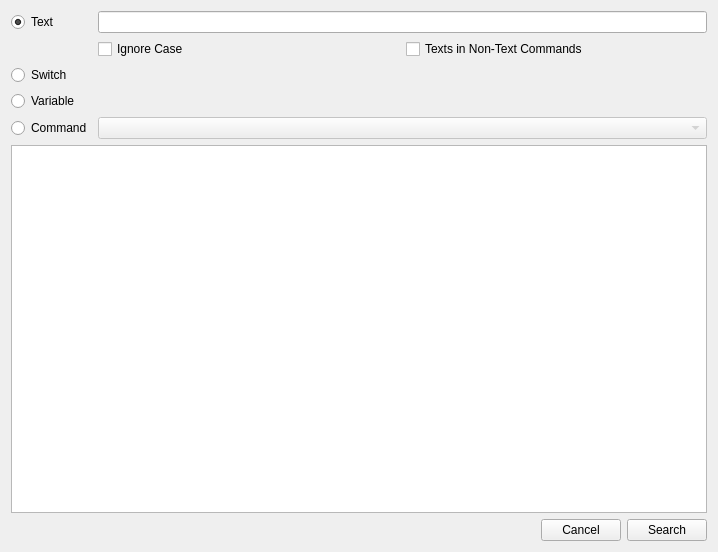
<?xml version="1.0" encoding="UTF-8"?>
<ui version="4.0">
 <class>SearchEventDialog</class>
 <widget class="QWidget" name="SearchEventDialog">
  <property name="windowModality">
   <enum>Qt::ApplicationModal</enum>
  </property>
  <property name="geometry">
   <rect>
    <x>0</x>
    <y>0</y>
    <width>718</width>
    <height>552</height>
   </rect>
  </property>
  <property name="windowTitle">
   <string>Search Event</string>
  </property>
  <layout class="QGridLayout" name="gridLayout">
   <item row="2" column="0" colspan="3">
    <layout class="QHBoxLayout" name="horizontalLayout_2">
     <item>
      <spacer name="horizontalSpacer">
       <property name="orientation">
        <enum>Qt::Horizontal</enum>
       </property>
       <property name="sizeHint" stdset="0">
        <size>
         <width>40</width>
         <height>20</height>
        </size>
       </property>
      </spacer>
     </item>
     <item>
      <widget class="QPushButton" name="button_cancel">
       <property name="text">
        <string>Cancel</string>
       </property>
      </widget>
     </item>
     <item>
      <widget class="QPushButton" name="button_ok">
       <property name="text">
        <string>Search</string>
       </property>
      </widget>
     </item>
    </layout>
   </item>
   <item row="0" column="0" colspan="3">
    <layout class="QGridLayout" name="gridLayout_3">
     <item row="0" column="1">
      <widget class="QLineEdit" name="line_text"/>
     </item>
     <item row="5" column="1">
      <widget class="QComboBox" name="combo_command">
       <property name="enabled">
        <bool>false</bool>
       </property>
      </widget>
     </item>
     <item row="2" column="1">
      <widget class="SwitchVariableWidget" name="switch_widget" native="true">
       <property name="enabled">
        <bool>false</bool>
       </property>
      </widget>
     </item>
     <item row="0" column="0">
      <widget class="QRadioButton" name="radio_text">
       <property name="text">
        <string>Text</string>
       </property>
       <property name="checked">
        <bool>true</bool>
       </property>
      </widget>
     </item>
     <item row="2" column="0">
      <widget class="QRadioButton" name="radio_switch">
       <property name="text">
        <string>Switch</string>
       </property>
      </widget>
     </item>
     <item row="6" column="0" colspan="2">
      <widget class="QTableWidget" name="tableWidget"/>
     </item>
     <item row="3" column="1">
      <widget class="SwitchVariableWidget" name="variable_widget" native="true">
       <property name="enabled">
        <bool>false</bool>
       </property>
      </widget>
     </item>
     <item row="3" column="0">
      <widget class="QRadioButton" name="radio_variable">
       <property name="text">
        <string>Variable</string>
       </property>
      </widget>
     </item>
     <item row="5" column="0">
      <widget class="QRadioButton" name="radio_command">
       <property name="text">
        <string>Command</string>
       </property>
      </widget>
     </item>
     <item row="1" column="1">
      <layout class="QGridLayout" name="gridLayout_2">
       <item row="0" column="1">
        <widget class="QCheckBox" name="checkBox_2">
         <property name="text">
          <string>Texts in Non-Text Commands</string>
         </property>
        </widget>
       </item>
       <item row="0" column="0">
        <widget class="QCheckBox" name="check_ignore_case">
         <property name="text">
          <string>Ignore Case</string>
         </property>
        </widget>
       </item>
      </layout>
     </item>
    </layout>
   </item>
  </layout>
 </widget>
 <customwidgets>
  <customwidget>
   <class>SwitchVariableWidget</class>
   <extends>QWidget</extends>
   <header>dialogs/switchvariablewidget.h</header>
   <container>1</container>
  </customwidget>
 </customwidgets>
 <resources/>
 <connections>
  <connection>
   <sender>radio_switch</sender>
   <signal>toggled(bool)</signal>
   <receiver>switch_widget</receiver>
   <slot>setEnabled(bool)</slot>
   <hints>
    <hint type="sourcelabel">
     <x>62</x>
     <y>96</y>
    </hint>
    <hint type="destinationlabel">
     <x>277</x>
     <y>96</y>
    </hint>
   </hints>
  </connection>
  <connection>
   <sender>radio_variable</sender>
   <signal>toggled(bool)</signal>
   <receiver>variable_widget</receiver>
   <slot>setEnabled(bool)</slot>
   <hints>
    <hint type="sourcelabel">
     <x>58</x>
     <y>124</y>
    </hint>
    <hint type="destinationlabel">
     <x>229</x>
     <y>124</y>
    </hint>
   </hints>
  </connection>
  <connection>
   <sender>radio_command</sender>
   <signal>toggled(bool)</signal>
   <receiver>combo_command</receiver>
   <slot>setEnabled(bool)</slot>
   <hints>
    <hint type="sourcelabel">
     <x>59</x>
     <y>157</y>
    </hint>
    <hint type="destinationlabel">
     <x>264</x>
     <y>162</y>
    </hint>
   </hints>
  </connection>
  <connection>
   <sender>radio_text</sender>
   <signal>toggled(bool)</signal>
   <receiver>line_text</receiver>
   <slot>setEnabled(bool)</slot>
   <hints>
    <hint type="sourcelabel">
     <x>69</x>
     <y>26</y>
    </hint>
    <hint type="destinationlabel">
     <x>139</x>
     <y>23</y>
    </hint>
   </hints>
  </connection>
  <connection>
   <sender>radio_text</sender>
   <signal>toggled(bool)</signal>
   <receiver>check_ignore_case</receiver>
   <slot>setEnabled(bool)</slot>
   <hints>
    <hint type="sourcelabel">
     <x>42</x>
     <y>23</y>
    </hint>
    <hint type="destinationlabel">
     <x>155</x>
     <y>52</y>
    </hint>
   </hints>
  </connection>
  <connection>
   <sender>radio_text</sender>
   <signal>toggled(bool)</signal>
   <receiver>checkBox_2</receiver>
   <slot>setEnabled(bool)</slot>
   <hints>
    <hint type="sourcelabel">
     <x>71</x>
     <y>22</y>
    </hint>
    <hint type="destinationlabel">
     <x>471</x>
     <y>58</y>
    </hint>
   </hints>
  </connection>
 </connections>
</ui>
